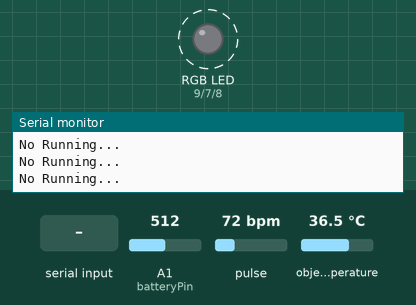
This sketch was run on a simulated Arduino Pro Mini, built with avr-gcc and run on an emulated ATmega328P. On the bench: an RGB LED mixed from three pins (HIGH = lit), the last lines printed to the serial monitor. Dashed ring = blinking. The test bench sets the inputs (shaded band); at power-on: A1 (batteryPin) = 512, pulse 72 bpm, object temperature 36.5 °C.

Above: at 3.8 s.
3.9 s: "1" received over the second serial link
At 4.8 s:
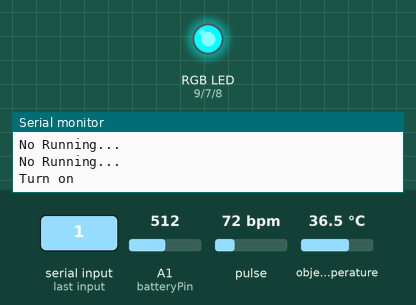
7.0 s: "0" received over the second serial link
At 9.4 s:
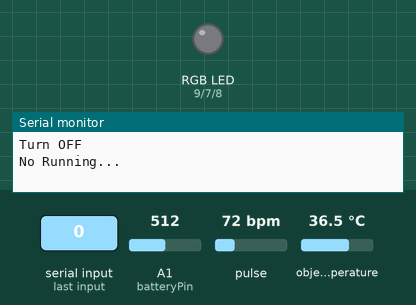
Timing chart, 0 to 16.5 s (numbered marks = the images above; inputs shaded):
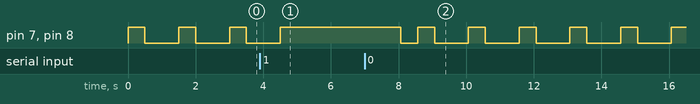

The sketch:

Pet-I_Proto_A.ino
```cpp
/*
This program developed for KMU_Capstone_Design_Competition.
Developed by Dustin Choi.
Used Sensor: Arduino Pro Mini, MLX-90614, MPU9250, MAX30102 or SZH-hws008, Li-ion_Battery, Charging Module, RGB Led, SD Card Module
*/

// 최종 ToDo: SD 카드 백업, 자이로로 state 파악, 블루투스 값 나눠서 앱인벤터에 띄우기

// 0. Libraries==================================================================================================================================
#include "Wire.h"
#include "I2Cdev.h"
// MPU-------------------------------------------------------------------
#include "MPU9250.h"
// MLX--------------------------------------------------------------------
#include <Adafruit_MLX90614.h>
// SZH---------------------------------------------------------------------
#define USE_ARDUINO_INTERRUPTS true
#include <PulseSensorPlayground.h>
// SD-----------------------------------------------------------------------
#include <SdFat.h>
// BT-----------------------------------------------------------------------
#include <SoftwareSerial.h> // 블루투스를 활용하기 위한 라이브러리 선언

// 1. 변수 선언==================================================================================================================================
// MPU--------------------------------------------------------------------
MPU9250 accelgyro; // MPU9250 객체 생성
I2Cdev I2C_M;

uint8_t buffer_m[6];
int16_t ax, ay, az;
int16_t gx, gy, gz;
int16_t mx, my, mz;
float Axyz[3];
float Gxyz[3];

// 상태를 저장할 변수
enum DogState { WALKING, RUNNING, SHAKING, STILL }; // 총 4개의 상태로 분류
DogState currentState; // 강아지 현재 상태
// MLX--------------------------------------------------------------------
Adafruit_MLX90614 mlx = Adafruit_MLX90614();

float objectTotal; // 물체 측정 온도 총합
float objectAvg; // 물체 측정 온도 평균
// SZH---------------------------------------------------------------------
PulseSensorPlayground pulseSensor;

const int PulseWire = 0; // A0핀
int Threshold = 550;
int myBPM;
// Battery-----------------------------------------------------------------
// 아날로그 핀 정의
const int batteryPin = A1;
// 전압 레퍼런스 값 (아두이노는 5V를 기준으로 함)
const float referenceVoltage = 5.0;
// 아날로그 읽기 최대 값 (아두이노의 10비트 ADC는 0-1023 값을 가짐)
const int maxADCValue = 1023;
// 배터리 전압 최대 값 (예: 12V 배터리 사용 시)
const float maxBatteryVoltage = 4.2;

int analogValue;
float batteryVoltage;
float batteryPercentage;
// RGB_Led--------------------------------------------------------------
// 3색 LED의 각 핀을 9, 10, 11번으로 설정합니다.(빨강 = 9, 초록 = 10, 파랑 = 11)
int red = 9;
int green = 7;
int blue = 8;
// SD----------------------------------------------------------------------
// BT-----------------------------------------------------------------------
bool isConnected = false;
#define BTtx 3 // 블루투스 모듈의 tx를 D3으로 설정
#define BTrx 2 // 블루투스 모듈의 rx를 D2으로 설정

SoftwareSerial BT(BTtx, BTrx); // tx, rx

char data = 0; // 앱을 통해 0 또는 1이라는 문자열을 받을건데 0이 꺼지는 default 값이므로 0으로 설정

// 2. setup() 함수 모음==================================================================================================================================
// MPU--------------------------------------------------------------------
void MPU_Init(){
  Wire.begin();
  accelgyro.initialize();
}
// MLX--------------------------------------------------------------------
void MLX_Init(){
  if (!mlx.begin()) {
    Serial.println("Error connecting to MLX sensor. Check wiring.");
    while (1);
  };
}
// SZH---------------------------------------------------------------------
void SZH_Init(){
  pulseSensor.analogInput(PulseWire);
  pulseSensor.setThreshold(Threshold);

  if (pulseSensor.begin()) {
    Serial.println("We created a pulseSensor Object !");
  }
}
// Battery-----------------------------------------------------------------
// Battery는 Init이 필요 없음
// RGB_Led--------------------------------------------------------------
void RGB_Init(){
  pinMode(red, OUTPUT);
  pinMode(green, OUTPUT);
  pinMode(blue, OUTPUT);
}
// SD----------------------------------------------------------------------
//void SD_Init(){
//  dd
//}
// BT-----------------------------------------------------------------------
void BT_Init(){
  BT.begin(9600); // BT를 보드레이트 9600으로 설정
}

// 3. setup() 부분==================================================================================================================================
void setup(){
  Serial.begin(9600);    // initialize serial communication
  MPU_Init();
  MLX_Init();
  SZH_Init();
  RGB_Init();
  //SD_Init();
  BT_Init();
}

// 4. loop() 함수 전방 선언============================================================================================================================
// MPU--------------------------------------------------------------------
void MPU_Loop();
// MLX--------------------------------------------------------------------
void MLX_Loop();
// SZH---------------------------------------------------------------------
void SZH_Loop();
// Battery-----------------------------------------------------------------
void Battery_Loop();
// RGB_Led--------------------------------------------------------------
void Blink_RGB_Loop();
void Static_RGB_Loop();
// SD----------------------------------------------------------------------
//void SD_Loop();
// BT-----------------------------------------------------------------------
void BT_Loop();

// 5. loop() 함수 모음================================================================================================================================
// MPU--------------------------------------------------------------------
void MPU_Loop(){
  getAccel_Data();
    getGyro_Data();

    determineState();

    switch(currentState) {
        case WALKING:
            Serial.print("[4]. State: 걷기");
            BT.print("걷기"); // for Debuging
            break;
        case RUNNING:
            Serial.print("[4]. State: 뛰기");
            BT.print("뛰기");  // for Debuging
            break;
        case SHAKING:
            Serial.print("[4]. State: 털기");
            BT.print("털기");  // for Debuging
            break;
        case STILL:
            Serial.print("[4]. State: Idle");
            BT.print("Idle");  // for Debuging
            break;
    }
}
// MLX--------------------------------------------------------------------
void MLX_Loop(){
  objectTotal = 0;
  for (int i = 0; i < 10; i++) {
    objectTotal += mlx.readObjectTempC();
    delay(100); // 임의의 딜레이 추가
  }
  objectAvg = objectTotal / 10.0;
  //Serial.print("1. MLXObject (Avg): ");
  Serial.print("[1] Temp: ");
  Serial.print(objectAvg);
  //Serial.print("27.47");  // for Debuging
  //Serial.println("*C");
  Serial.print(" *C, ");
  //BT.print(objectAvg);  // for Debuging
  //delay(500);
}
// SZH---------------------------------------------------------------------
void SZH_Loop(){
  myBPM = pulseSensor.getBeatsPerMinute();

//  if (pulseSensor.sawStartOfBeat()) {
//    Serial.print("[2] BPM: ");
//    //Serial.println(myBPM);
//    Serial.print(myBPM);
//    Serial.print(", ");
//  }

  //delay(500);
  Serial.print("[2] BPM: ");
    Serial.println(myBPM);
    //Serial.print("96");  // for Debuging
    Serial.print(", ");
}
// Battery-----------------------------------------------------------------
void Battery_Loop(){
  // 배터리 핀에서 아날로그 값 읽기
  analogValue = analogRead(batteryPin);

  // 읽은 값을 실제 전압으로 변환
  batteryVoltage = (analogValue * referenceVoltage) / maxADCValue;

  // 배터리 전압 비율 계산 (0-1)
  batteryPercentage = (batteryVoltage / maxBatteryVoltage) * 100;

  // 배터리 전압과 잔량을 시리얼 모니터에 출력
//  Serial.print("[3]. Battery Voltage: ");
//  Serial.print(batteryVoltage);
//  Serial.print(" V, ");

  Serial.print("[3]. Battery Percentage: ");
  //Serial.print("98.8");  // for Debuging
  Serial.print(batteryPercentage);
  Serial.print(" %, ");
}
// RGB_Led--------------------------------------------------------------
void Blink_RGB_Loop(){
  digitalWrite(blue, HIGH);
  digitalWrite(green, HIGH);
  // 0.5초 동안 대기합니다.
  delay(500);
  digitalWrite(blue, LOW);
  digitalWrite(green, LOW);
  // 0.5초 동안 대기합니다.
  delay(500);
}

void Static_RGB_Loop(){
  digitalWrite(blue, HIGH);
  digitalWrite(green, HIGH);
}
// SD----------------------------------------------------------------------
//void SD_Loop(){
//  dd
//}
// BT-----------------------------------------------------------------------
void BT_Loop(){
  // 블루투스 모듈 수신 확인용
  if(BT.available() > 0) { // 블루투스가 연결되면
    data = BT.read(); // 데이터를 수신 받아서 읽음
  }
  // 실제 문자열에 따라 작동하는 구문
  if(data == '0') { // data라는 문자열이 0이라면
    Serial.println("Turn OFF"); // 시리얼 모니터에 Turn OFF라는 문구 출력
    Blink_RGB_Loop();
    isConnected = false;
  }
  else if(data == '1') { // data라는 문자열이 1이라면
    isConnected = true;
    Serial.println("Turn on"); // 시리얼 모니터에 Turn OFF라는 문구 출력
  }
  if(isConnected){
    Static_RGB_Loop();
    MLX_Loop();
    SZH_Loop();
    Battery_Loop();
    //SD_Loop();
    MPU_Loop();
  }else if (!isConnected) {
    // 연결되지 않았을 때 빨강색과 초록색 LED가 0.5초 간격으로 깜빡임
    Serial.println("No Running...");
    Blink_RGB_Loop();
  }
  // 문자열 초기화
  data = 0; // data라는 문자열을 초기화
}

// 6. loop() 부분==================================================================================================================================
void loop(){
   //MLX_Loop();
   //SZH_Loop();
   //Blink_RGB_Loop();
   //Static_RGB_Loop();
   BT_Loop();
   Serial.println();
   delay(500);
}

// 7. Extra()==================================================================================================================================
void determineState() {
    // 가속도 값의 크기를 계산
    float accelMagnitude = sqrt(Axyz[0]*Axyz[0] + Axyz[1]*Axyz[1] + Axyz[2]*Axyz[2]);
    // 자이로 값의 크기를 계산
    float gyroMagnitude = sqrt(Gxyz[0]*Gxyz[0] + Gxyz[1]*Gxyz[1] + Gxyz[2]*Gxyz[2]);

    // 상태 결정 로직 (범위와 조건은 상황에 따라 조정 필요)
    if (accelMagnitude < 1.05 && gyroMagnitude < 10) {
        currentState = STILL;
    } else if (gyroMagnitude > 100) {
        currentState = SHAKING;
    } else if (accelMagnitude < 1.2) {
        currentState = WALKING;
    } else {
        currentState = RUNNING;
    }
}

void getAccel_Data(void)
{
    accelgyro.getMotion9(&ax, &ay, &az, &gx, &gy, &gz, &mx, &my, &mz);
    Axyz[0] = (float)ax / 16384;
    Axyz[1] = (float)ay / 16384;
    Axyz[2] = (float)az / 16384;
}

void getGyro_Data(void)
{
    accelgyro.getMotion9(&ax, &ay, &az, &gx, &gy, &gz, &mx, &my, &mz);
    Gxyz[0] = (float)gx * 250 / 32768;
    Gxyz[1] = (float)gy * 250 / 32768;
    Gxyz[2] = (float)gz * 250 / 32768;
}
```

Measured:
- after the input at 3.9 s, pin 7 (green), pin 8 (blue): goes on until 4.5 s, then stays HIGH
- after the input at 7.0 s, pin 7 (green), pin 8 (blue): HIGH → LOW after 1.1 s, then repeats every 1.5 s: HIGH 0.50 s, LOW 1.0 s
- by itself, pin 7 (green), pin 8 (blue): alternates HIGH for 0.50 s and LOW for 1.0 s
